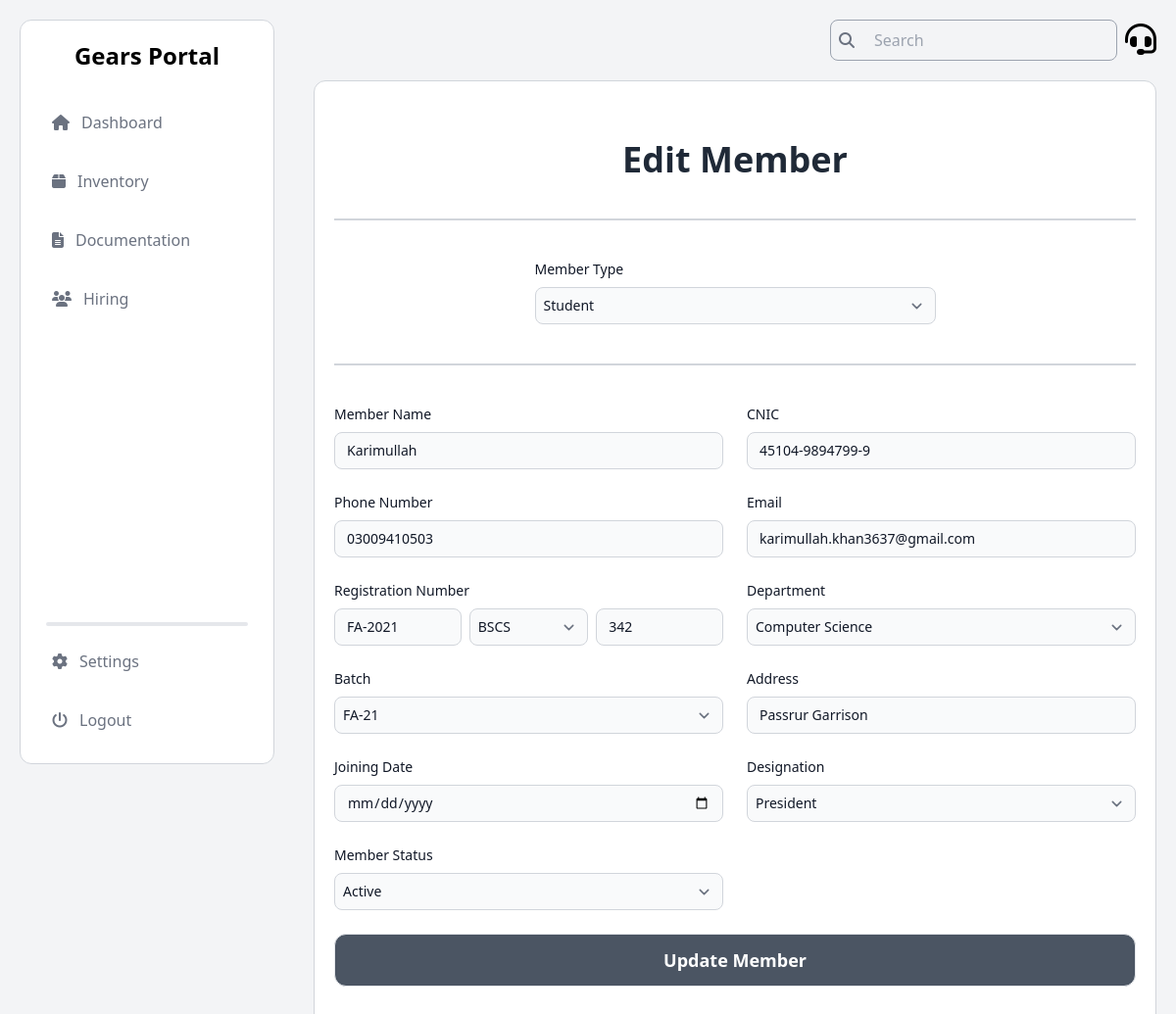
/edit-member/1/ (signed in), run on the app's committed database.
### Members/models.py (models this page shows, shortened)
class Member(models.Model):
    CATEGORY_CHOICES = [
        ('Student', 'Student'),
        ('Alumni', 'Alumni'),
    ]
    DEPARTMENT_CHOICES = [
        ('Computer Science', 'Computer Science'),
        ('Software Engineering', 'Software Engineering'),
        ('Information Technology', 'Information Technology'),
    ]
    DESIGNATION_CHOICES = [
    ('President', 'President'),
    ('Vice President', 'Vice President'),
    ('General Secretary', 'General Secretary'),
    ('Information Secretary', 'Information Secretary'),
    ('Finance Secretary', 'Finance Secretary'),
    ('Media Head', 'Media Head'),
    ('Event Head', 'Event Head'),
    ('Documentation Head', 'Documentation Head'),
    ('Member', 'Member'),
    ('Core Member', 'Core Member'),
    ('Lego Advisor', 'Lego Advisor'),
    ('Graphic Designer', 'Graphic Designer'),
    ('Technical Head', 'Technical Head'),
    ('Assistant Technical Head', 'Assistant Technical Head'),
    ('Secretary', 'Secretary'),
    ('Treasurer', 'Treasurer'),
]
    BATCH_CHOICES = [
        ('SP-25', 'SP-25'),
        ('FA-25', 'FA-25'),
        ('SP-24', 'SP-24'),
        ('FA-24', 'FA-24'),
        ('FA-23', 'FA-23'),
        ('SP-23', 'SP-23'),
        ('FA-22', 'FA-22'),
        ('SP-22', 'SP-22'),
        ('FA-21', 'FA-21'),
        ('SP-21', 'SP-21'),
        ('FA-20', 'FA-20'),
        ('SP-20', 'SP-20'),
        ('FA-19', 'FA-19'),
        ('SP-19', 'SP-19'),
        ('FA-18', 'FA-18'),
        ('SP-18', 'SP-18'),
        ('FA-17', 'FA-17'),
        ('SP-17', 'SP-17'),
        ('FA-16', 'FA-16'),
        ('SP-16', 'SP-16'),
    ]
    STATUS_CHOICES = [
        ('Active', 'Active'),
        ('Inactive', 'Inactive'),
        ('On Warning', 'On Warning'),
        ('Terminated', 'Terminated'),
    ]
    category = models.CharField(max_length=10, choices=CATEGORY_CHOICES)
    name = models.CharField(max_length=100)
    cnic = models.CharField(max_length=15)
    phone_no = models.CharField(max_length=11)
    email = models.EmailField()
    batch_year = models.CharField(max_length=10, default='FA-23')
    dept_degree = models.CharField(max_length=10, default='BSCS')
    roll_num = models.CharField(max_length=10, default='000')
    department = models.CharField(max_length=50, choices=DEPARTMENT_CHOICES)
    batch = models.CharField(max_length=10, choices=BATCH_CHOICES, default='FA-23')
    address = models.CharField(max_length=255)
    joining_date = models.DateField()
    designation = models.CharField(max_length=50, choices=DESIGNATION_CHOICES)
    status = models.CharField(max_length=20, choices=STATUS_CHOICES, default='Inactive')

### Members/views.py (the view)
# urls.py: path('edit-member/<int:member_id>/', edit_member, name='edit_member'),
@login_required
def edit_member(request, member_id):
    member = get_object_or_404(Member, id=member_id)
    form = MemberForm(instance=member)
    if request.method == 'POST':
        form = MemberForm(request.POST, instance=member)
        if form.is_valid():
            form.save()
            messages.success(request, 'Member updated successfully.')
            return redirect(f"{reverse('edit_member', kwargs={'member_id': member.id})}?success=true")
    return render(request, 'Members/edit_member.html', {'form': form, 'member': member})

### Members/forms.py
class MemberForm(forms.ModelForm):
    class Meta:
        model = Member
        fields = ['category', 'name', 'cnic', 'phone_no', 'email', 'batch_year', 'dept_degree', 'roll_num', 'department', 'batch', 'address', 'joining_date', 'designation', 'status']
    def __init__(self, *args, **kwargs):
        super().__init__(*args, **kwargs)
        if not self.instance.pk and 'status' not in self.initial:
            self.fields['status'].initial = 'Inactive'

### Members/templates/Members/edit_member.html (shortened to what this page needs)
{% load static tailwind_tags %}
<!DOCTYPE html>
<html lang="en">
<head>
  <link rel="stylesheet" href="https://cdnjs.cloudflare.com/ajax/libs/font-awesome/6.6.0/css/all.min.css">
  <link rel="stylesheet" href="https://cdn.jsdelivr.net/npm/toastify-js/src/toastify.min.css">
  {% tailwind_css %}
</head>
<body class="flex bg-gray-100">
  <aside class="h-screen w-1/4 p-5 fixed">
    {% include "Dashboard/admin_nav.html" %}
  </aside>
  <section class="h-screen w-3/4 p-5 absolute inset-y-0 right-0">
    {% include "Dashboard/admin_header.html" %}
    <main class="mt-5 text-black bg-white rounded-xl border border-gray-300 px-5 py-10">
      <h1 class="mt-5 font-bold text-center text-4xl text-gray-800 mb-8">Edit Member</h1>
      <hr class="my-10 border border-gray-300" />
      <form id="memberForm" action="{% url 'edit_member' member.id %}" method="POST">
        <div class="w-1/2 mx-auto">
          <label class="block mb-2 text-sm font-medium text-gray-900">Member Type</label>
          <select name="category" id="category"
            class="bg-gray-50 p-2 placeholder-gray-400 border border-gray-300 text-gray-900 text-sm rounded-lg focus:ring-blue-500 focus:border-blue-500 block w-full">
            <option value="Student" {% if member.category == 'Student' %}selected{% endif %}>Student</option>
          </select>
        </div>
        <hr class="my-10 border border-gray-300" />
        <div class="grid gap-6 mb-6 md:grid-cols-2">
          <div>
            <label class="block mb-2 text-sm font-medium text-gray-900">Member Name</label>
            <input type="text" placeholder="Karimullah" name="name" value="{{ member.name }}" required
              class="bg-gray-50 placeholder-gray-400 border border-gray-300 text-gray-900 text-sm rounded-lg focus:ring-blue-500 focus:border-blue-500 block w-full" />
          </div>
          <div>
            <label class="block mb-2 text-sm font-medium text-gray-900">CNIC</label>
            <input type="text" placeholder="35201-1234567-8" name="cnic" value="{{ member.cnic }}" required id="cnicInput"
              class="bg-gray-50 placeholder-gray-400 border border-gray-300 text-gray-900 text-sm rounded-lg focus:ring-blue-500 focus:border-blue-500 block w-full" />
          </div>
          <div>
            <label class="block mb-2 text-sm font-medium text-gray-900">Phone Number</label>
            <input type="text" placeholder="03009410503" minlength="11" maxlength="11" name="phone_no" value="{{ member.phone_no }}" required
              class="bg-gray-50 placeholder-gray-400 border border-gray-300 text-gray-900 text-sm rounded-lg focus:ring-blue-500 focus:border-blue-500 block w-full" />
          </div>
          <div>
            <label class="block mb-2 text-sm font-medium text-gray-900">Email</label>
            <input type="email" placeholder="fa21-bscs-342@lgu.edu.pk" name="email" value="{{ member.email }}" required
              class="bg-gray-50 placeholder-gray-400 border border-gray-300 text-gray-900 text-sm rounded-lg focus:ring-blue-500 focus:border-blue-500 block w-full" />
          </div>
          <div id="reg_num">
            <label class="block mb-2 text-sm font-medium text-gray-900">Registration Number</label>
            <div class="flex items-center">
              <input id="batch_year" type="text" placeholder="FA-2021" name="batch_year" value="{{ member.batch_year }}" oninput="formatBatchYear(this)"
                class="flex-1 mr-2 bg-gray-50 placeholder-gray-400 border border-gray-300 text-gray-900 text-sm rounded-lg focus:ring-blue-500 focus:border-blue-500 block w-full" />
              <select id="dept_degree" name="dept_degree" required
                class="flex-1 mr-2 p-2 bg-gray-50 border border-gray-300 text-gray-900 text-sm rounded-lg focus:ring-blue-500 focus:border-blue-500 block w-full">
                <option value="BSCS" {% if member.dept_degree == 'BSCS' %}selected{% endif %}>BSCS</option>
              </select>
              <input id="roll_num" type="text" placeholder="342" name="roll_num" value="{{ member.roll_num }}" oninput="formatRollNumber(this)"
                class="flex-1 bg-gray-50 placeholder-gray-400 border border-gray-300 text-gray-900 text-sm rounded-lg focus:ring-blue-500 focus:border-blue-500 block w-full" />
            </div>
          </div>
          <div>
            <label class="block mb-2 text-sm font-medium text-gray-900">Department</label>
            <select id="department" name="department"
              class="bg-gray-50 p-2 placeholder-gray-400 border border-gray-300 text-gray-900 text-sm rounded-lg focus:ring-blue-500 focus:border-blue-500 block w-full">
              <option value="Computer Science" {% if member.department == 'Computer Science' %}selected{% endif %}>Computer Science</option>
            </select>
          </div>
          <div>
            <label class="block mb-2 text-sm font-medium text-gray-900">Batch</label>
            <select id="batch" name="batch"
              class="bg-gray-50 p-2 placeholder-gray-400 border border-gray-300 text-gray-900 text-sm rounded-lg focus:ring-blue-500 focus:border-blue-500 block w-full">
              <option value="FA-21" {% if member.batch == 'FA-21' %}selected{% endif %}>FA-21</option>
            </select>
          </div>
          <div>
            <label class="block mb-2 text-sm font-medium text-gray-900">Address</label>
            <input type="text" placeholder="Robotics Lab Old Building" name="address" value="{{ member.address }}" required
              class="bg-gray-50 placeholder-gray-400 border border-gray-300 text-gray-900 text-sm rounded-lg focus:ring-blue-500 focus:border-blue-500 block w-full" />
          </div>
      <div>
            <label class="block mb-2 text-sm font-medium text-gray-900">Joining Date</label>
            <input type="date" name="joining_date" value="{{ member.joining_date }}" required
              class="bg-gray-50 placeholder-gray-400 border border-gray-300 text-gray-900 text-sm rounded-lg focus:ring-blue-500 focus:border-blue-500 block w-full" />
          </div>
          <div>
            <label class="block mb-2 text-sm font-medium text-gray-900">Designation</label>
            <select name="designation" id="designation" required
              class="bg-gray-50 p-2 placeholder-gray-400 border border-gray-300 text-gray-900 text-sm rounded-lg focus:ring-blue-500 focus:border-blue-500 block w-full">
              <option value="President" {% if member.designation == 'President' %}selected{% endif %}>President</option>
            </select>
          </div>
          <div>
            <label class="block mb-2 text-sm font-medium text-gray-900">Member Status</label>
            <select name="status" id="status"
              class="bg-gray-50 p-2 placeholder-gray-400 border border-gray-300 text-gray-900 text-sm rounded-lg focus:ring-blue-500 focus:border-blue-500 block w-full">
              <option value="Active" {% if member.status == 'Active' %}selected{% endif %}>Active</option>
            </select>
          </div>
        </div>
        <button type="submit" id="submitButton" class="w-full rounded-xl bg-gray-600 text-white font-bold text-lg py-3 border hover:bg-blue-600">
         Update Member
        </button>
      </form>
    </main>
  </section>
</body>
</html>

### data on the page
Member: category "Student", name "Karimullah", cnic "45104-9894799-9", phone_no "03009410503", email "karimullah.khan3637@gmail.com", batch_year "FA-2021", dept_degree "BSCS", roll_num "342", department "Computer Science", batch "FA-21", address "Passrur Garrison", designation "President", status "Active"
